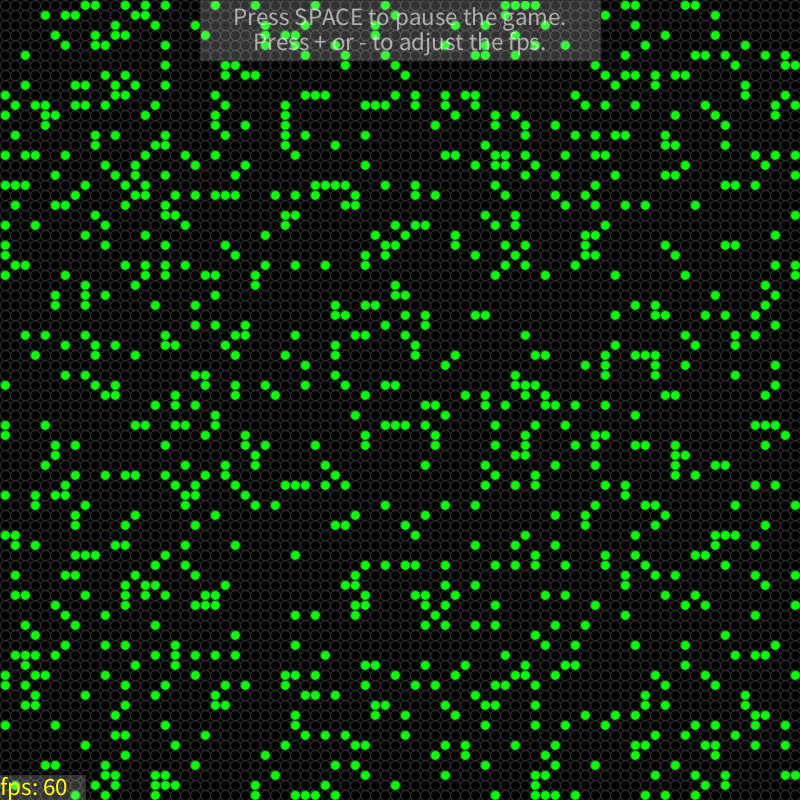
Frame 1 (no input)
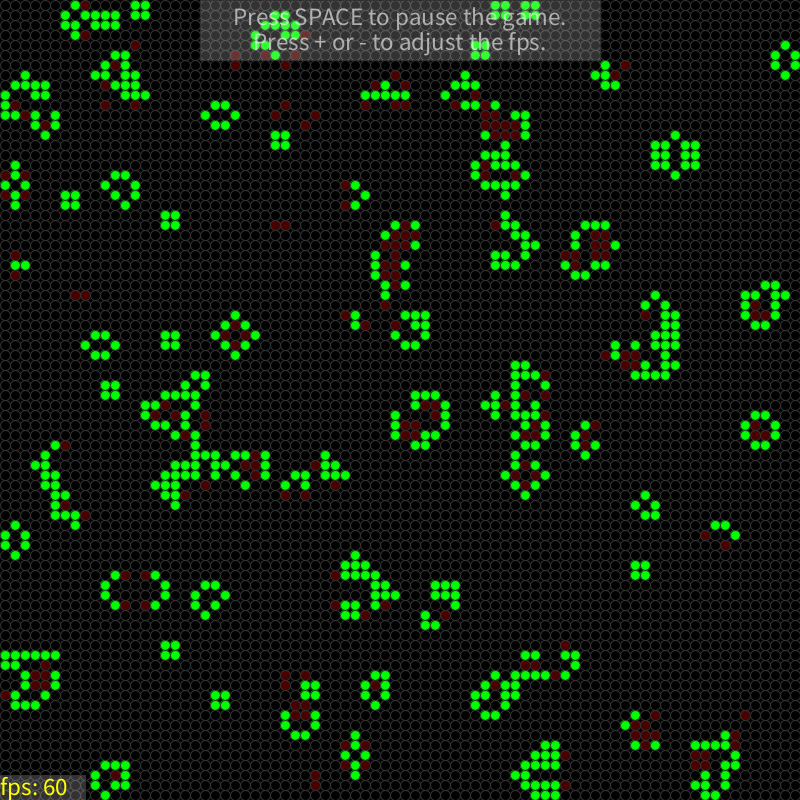
Frame 60 (the mouse pressed at the canvas centre just before this capture)
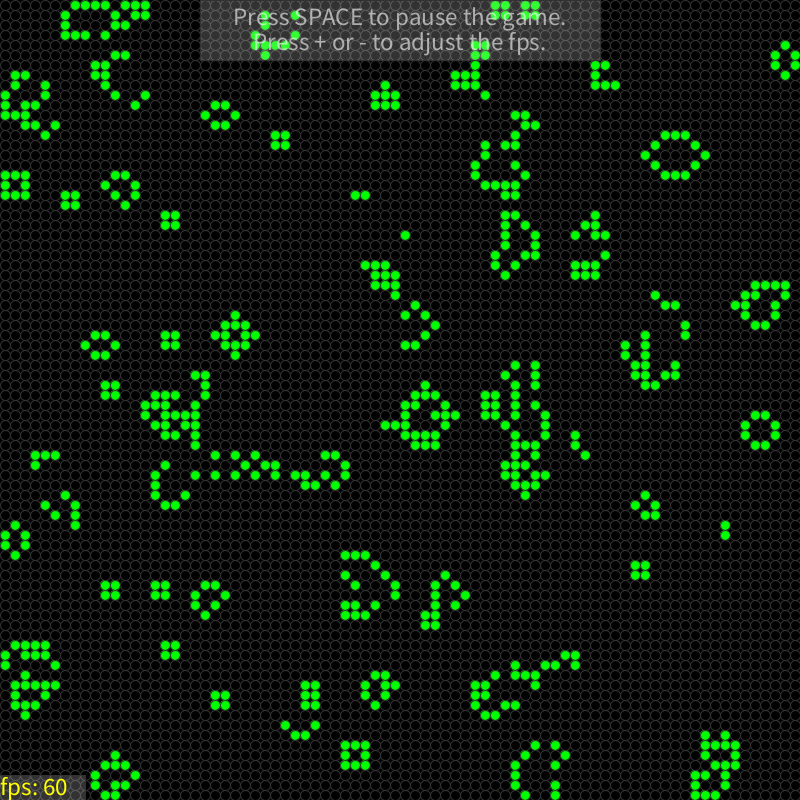
Frame 120 (the mouse held since frame 60 and released just before this capture)

The Processing sketch that drew these frames (run headless with seeded random() and noise(); from frame 60 on, the mouse is pressed at the canvas centre):

// Processing sketch: GameOfLife
// ── GameOfLife.pde
int state = 0;
int cellSize = 10;
float fillPercentage = 15;
int columns;
int rows;
boolean paused;
GameObject[][] grid;
ArrayList<GameObject> gameObjects;
int fr = 60;
int generation = 0;
int neighbours;
boolean isMousePressed = false;

void setup()
{
	size(800, 800);
	ellipseMode(LEFT);
	gameObjects = new ArrayList<GameObject>();
	gameSetup();
}

void draw()
{
	if(state == 0)
	{
		generation++;
		frameRate(fr);
		background(0);
		
		if(generation % 10 == 0)
		{
			if(!paused && !isMousePressed)
			{
				gameLoop();
			}
		}
		drawGrid();
	}
	
drawText();
println(gameObjects.size());
}


void gameLoop()
{
	for(int x = 0; x < columns; x++)
	{
		for(int y = 0; y < rows; y++)
		{
			neighbours = calcNeighbours(x, y);
			compare(x, y);
		}
	}
}

int calcNeighbours(int x, int y)
{
	neighbours = 0;
	for(int deltaX = -1; deltaX <= 1; deltaX++)
	{
		for(int deltaY = -1; deltaY <= 1; deltaY++)
			{
				if(((x+deltaX >= 0) && (x+deltaX < columns)) && ((y+deltaY >= 0) && (y+deltaY < rows)))
					if(!((deltaX==0)&&(deltaY == 0)))
					{ 
						if(grid[x+deltaX][y+deltaY].alive)
						{
							neighbours++;
						}
					}
			}
	}
	return neighbours;
}

void compare(int x, int y)
{
	if(grid[x][y].alive)
	{
		if(neighbours < 2 || neighbours > 3)
		{
			if (grid[x][y].alive) 
			{
				grid[x][y].deathTime = 0;
			}
				grid[x][y].next = false;	
		}
	}
			
	else 
	{
		if(neighbours == 3)
		{
			grid[x][y].next = true;
		}
	}
}

void drawGrid()
{
	for(int x = 0; x < columns; x++)
	{
		for(int y = 0; y < rows; y++)
		{
			grid[x][y].draw();
			grid[x][y].alive = grid[x][y].next;
		}

	}


}

void drawText()
{
	rectMode(CENTER);
	fill(255, 255, 255, 50);
	rect(width/2,30,width/2,60);
	fill(255, 255, 255, 150);
	textSize(25);
	textAlign(CENTER);
	text("Press SPACE to pause the game.", width/2, 25);
	text("Press + or - to adjust the fps.", width/2, 50);

	rectMode(RADIUS);
	fill(255, 255, 255, 50);
	rect(0,height,85,25);
	fill(255,255,0);
	textSize(25);
	textAlign(LEFT);
	text("fps: " + fr, 0, height-5);
}


void keyPressed() 
{

    if (keyCode == 109 && fr > 1) 
    {
    	fr-=1;
	}
	else if (keyCode == 107 && fr < 60)
	{
		fr+=1;
	}


    if (keyCode == 32 && state != 1) 
    {
    	state = 1;
    }
    else 
    {
    	state = 0;
    }
}



void mousePressed() 
{
	isMousePressed = true;
	for(int x = 0; x < columns; x++)
	{
		for(int y = 0; y < rows; y++)
		{
			if(focused && mouseX > grid[x][y].x && mouseX < grid[x][y].x + grid[x][y].size && mouseY > grid[x][y].y && mouseY < grid[x][y].y + grid[x][y].size)
			{
				if(grid[x][y].alive)
				grid[x][y].alive = false;
				else 
				gameObjects.add(grid[x][y]);
			}
		}
	}
}

void mouseReleased()
{
	isMousePressed = false;
}

//I atleast tried, haha.
// ── GameObject.pde
public class GameObject 
{
	float x, y;	
	float size;		
	PVector col;

	boolean alive = false;
	boolean next = false;
	int deathTime = 255;

	public GameObject (float x, float y, float size) 
	{
		this.x = x;
		this.y = y;
		this.size = size;
		this.col = new PVector(0,255,0);
	}

	void draw()
	{	
		if (alive) 
		{
			fill(col.x, col.y, col.z, 255);
		}
		else 
		{
			fill(255, 0, col.z, 255 - deathTime);		
			deathTime+=20;
		}
		ellipse(x, y, size, size);
	}
}
// ── gameSetup.pde
void gameSetup()
{
	columns = (int) (width/cellSize);
	rows = (int) (height/cellSize);

	grid = new GameObject[columns][rows];
	stroke(50);

	for(int x = 0; x < columns; x++)
	{
		for(int y = 0; y < rows; y++)
		{
			grid[x][y] = new GameObject(x*cellSize, y*cellSize, cellSize);

			grid[x][y].alive = randomAlive();
			grid[x][y].next = grid[x][y].alive;
		}
	}
}

boolean randomAlive()
{
	if(random(0, 100) < fillPercentage)
	{
		return true;
	}
	else 
	{
		return false;
	}
}
